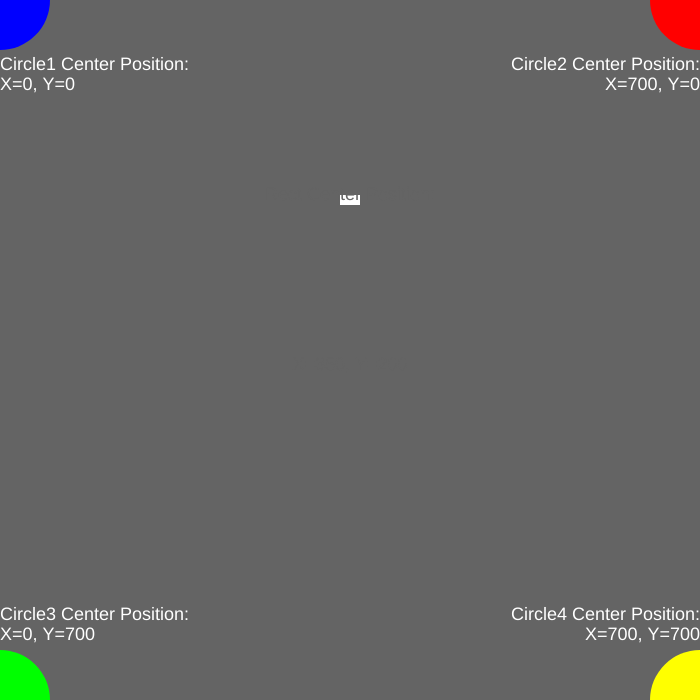
Frame 1 (no input)
Frame 60 (no input): identical to frame 1, image omitted
Frame 120 (the mouse pressed at the canvas centre since frame 60): identical to frame 1, image omitted

The p5.js sketch that drew this single still picture (run headless with seeded random() and noise() and a simulated clock; from frame 60 on, the mouse is pressed at the canvas centre):

// p5.js sketch
// ── sketch.js
//DAT405 / GAD405
//02_Coordinates

//Initialization function
function setup() {
  //Set the size of rendering window - pixels
  createCanvas(700, 700);

  //Set the size of all text
  textSize(18);

  //No stroke for shapes
  noStroke();
}

//Rendering function
function draw() {
  //Erase all canvas. Set the color to white
  background(100);

  //Center shape position and color
  fill(255);
  rectMode(CENTER);
  rect(350, 200, 20, 10);
  //Set text preferences for circle0
  textAlign(CENTER);
  fill(100);
  text("Rect Center Position:", 350, 200);
  text("X=350, Y=200", width/2, height/2+20);

  //Top left corner shape position and color
  fill(0, 0, 255);
  ellipse(0, 0, 100, 100);
  //Set text preferences for circle1
  textAlign(LEFT);
  fill(255);
  text("Circle1 Center Position:", 0, 70);
  text("X=0, Y=0", 0, 90);

  //Top right corner shape position and color
  fill(255, 0, 0);
  ellipse(width, 0, 100, 100);
  //Set text preferences for circle2
  textAlign(RIGHT);
  fill(255);
  text("Circle2 Center Position:", width, 70);
  text("X=700, Y=0", width, 90);

  //Bottom right corner shape position and color
  fill(0, 255, 0);
  ellipse(0, height, 100, 100);
  //Set text preferences for circle3
  textAlign(LEFT);
  fill(255);
  text("Circle3 Center Position:", 0, height-80);
  text("X=0, Y=700", 0, height-60);

  //Top right corner shape position and color
  fill(255, 255, 0);
  ellipse(width, height, 100, 100);
  //Set text preferences for circle4
  textAlign(RIGHT);
  fill(255);
  text("Circle4 Center Position:", width, height-80);
  text("X=700, Y=700", width, height-60);
}
